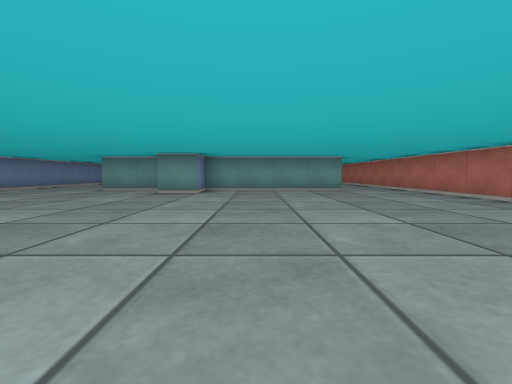
View 1 (above)

17 first-person views from a walk through a cub3D ray-caster map. The camera is about half as high as the walls, tilts 4° down and sees 90° across. The floor is counted in squares. Each view is taken from the middle of a square. On the plan, view 1 faces up. The plan holds only what a view shows up to about 9 squares ahead; the rest is blank.

View 2
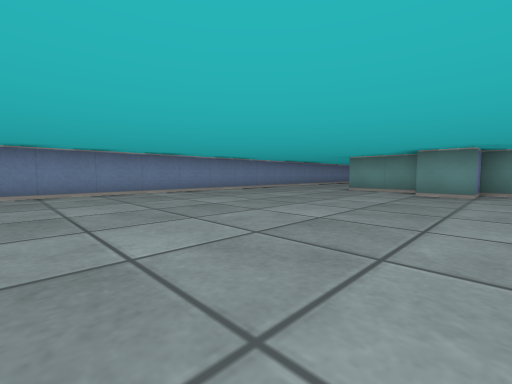

View 3
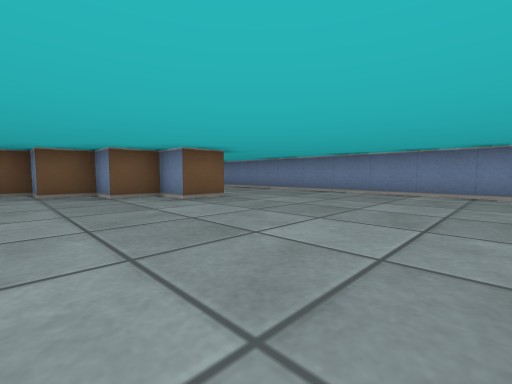

View 4
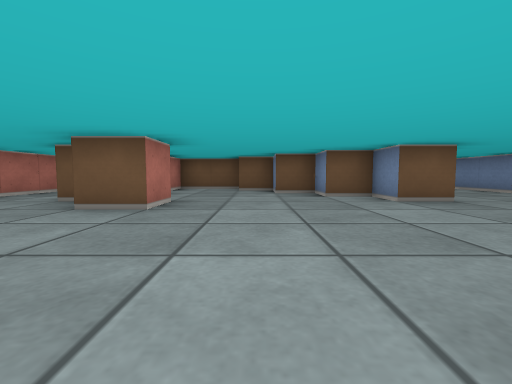

View 5
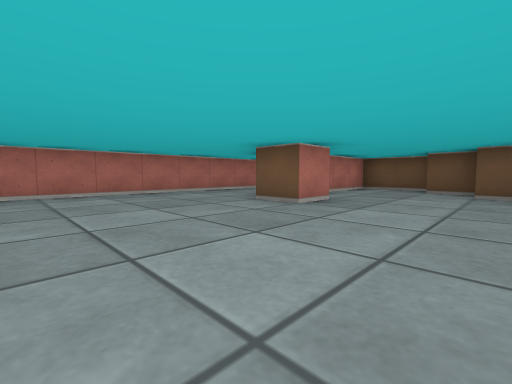

View 6
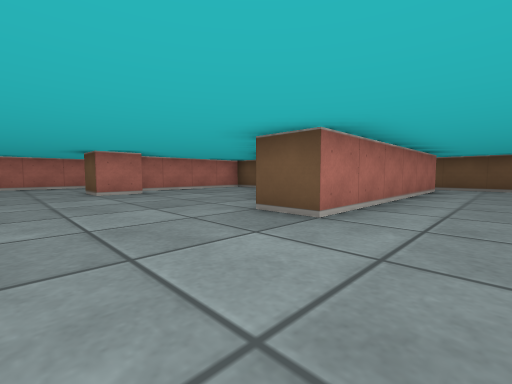

View 7
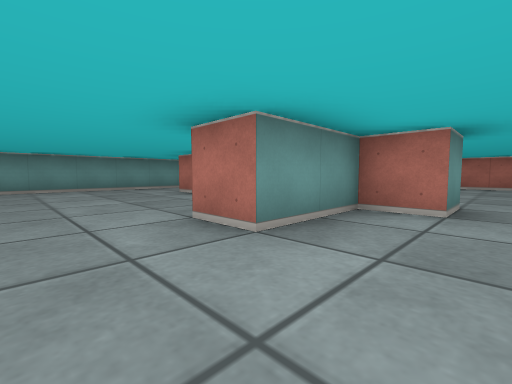

View 8
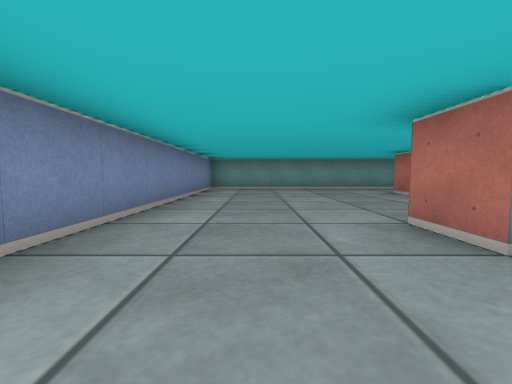

View 9
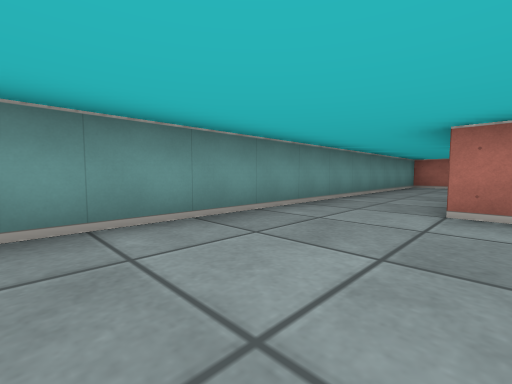

View 10
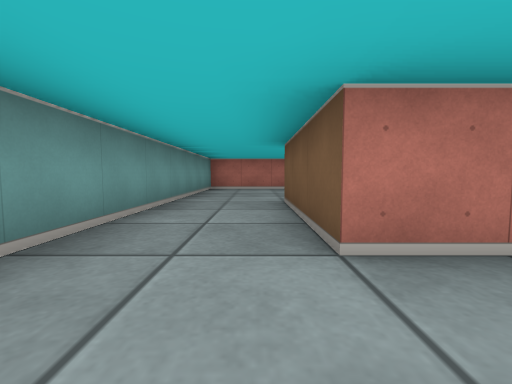

View 11
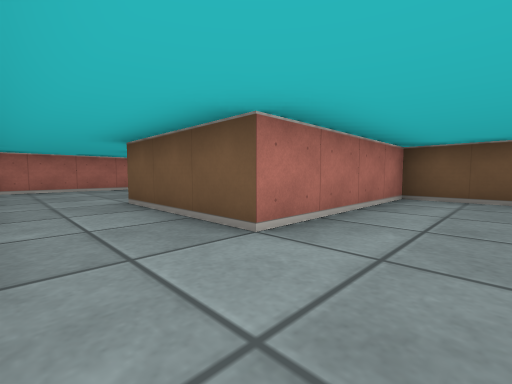

View 12
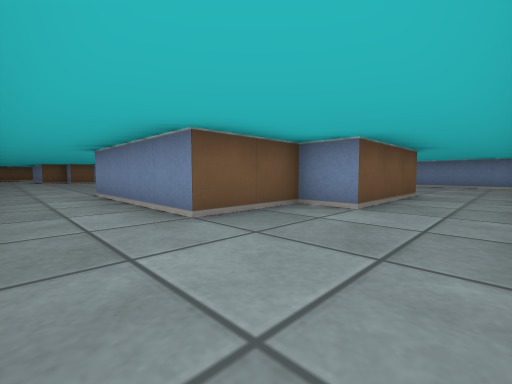

View 13
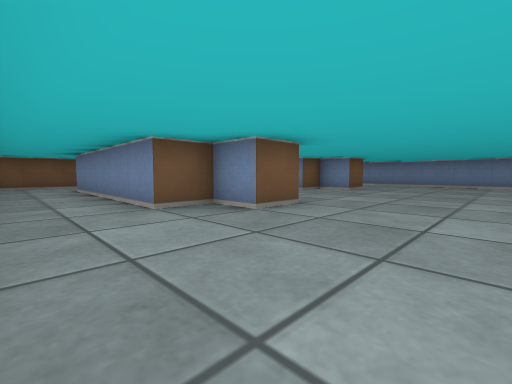

View 14
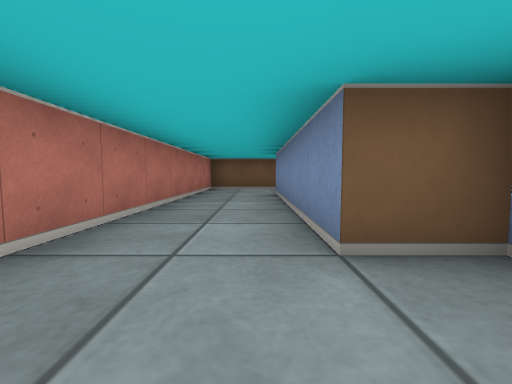

View 15
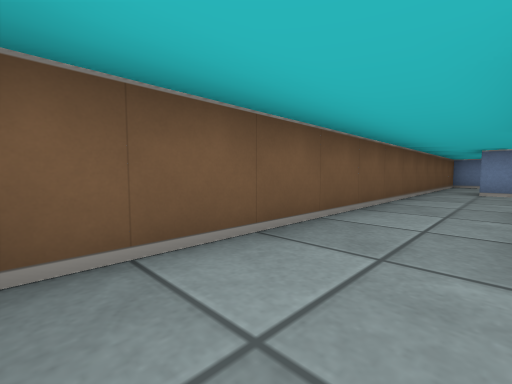

View 16
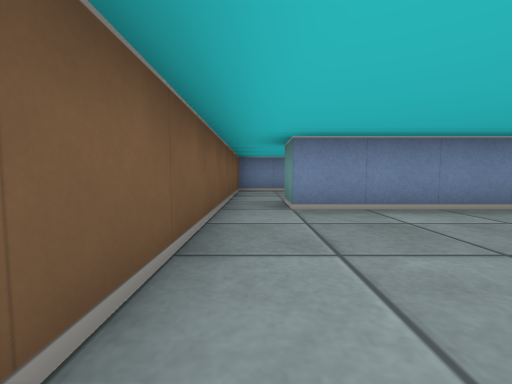

View 17
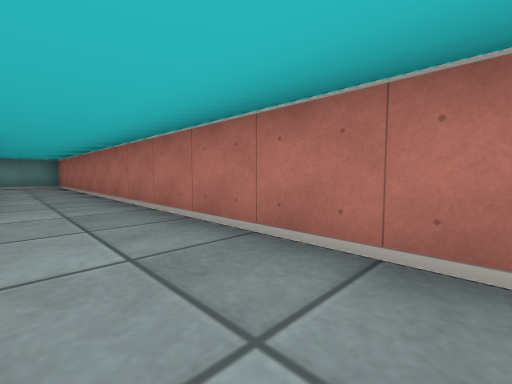

### Floor plan
Points are (right, up) in squares from view 1. A wall is a line through its corners. A room is listed if a view was taken in it or the views show most of it. See-through windows are left out.
Room 1 (views 1, 2, 3, 4, 5, 6, 7, 8, 9, 10, 11, 12, 13, 14, 15, 16, 17)
walls: (0.5, -2.6) (0.5, -1.5) (1.5, -1.5) (1.5, -2.5) (2.5, -2.5) (2.5, -7.5); (-4.1, 8.5) (-2.5, 8.5) (-2.5, 12.5) (0.5, 12.5) (0.5, 11.5) (2.5, 11.5) (2.5, 7.5) (-1.5, 7.5) (-1.5, 6.5) (-2.5, 6.5) (-2.5, 7.5) (-4.5, 7.5) (-4.5, 8.5); (-3.5, -5.4) (-3.5, -8.5) (-4.5, -8.5) (-4.5, -2.5) (-3.5, -2.5) (-3.5, -3.5) (-2.5, -3.5) (-2.5, -4.5) (-1.5, -4.5) (-1.5, -5.5) (-0.5, -5.5); (-0.5, -6.5) (1.5, -6.5) (1.5, -2.9); (-7.5, -8.1) (-7.5, -9.5) (4.5, -9.5) (4.5, 14.5) (-7.5, 14.5) (-7.5, -6.4)

Positions as (right, up) in squares from view 1, and headings:
1: (0, 0), facing up
2: (-1, 0), facing up-left
3: (-1, 2), facing down-left
4: (-1, 2), facing down
5: (-2, 2), facing down-right
6: (-6, 0), facing down-right
7: (-6, 6), facing up-right
8: (-6, 6), facing up
9: (-6, 12), facing up-right
10: (-4, 13), facing right
11: (-4, 14), facing down-right
12: (4, 14), facing down-left
13: (4, 1), facing down-left
14: (3, -1), facing down
15: (4, -8), facing down-left
16: (0, -9), facing left
17: (3, 3), facing up-right
